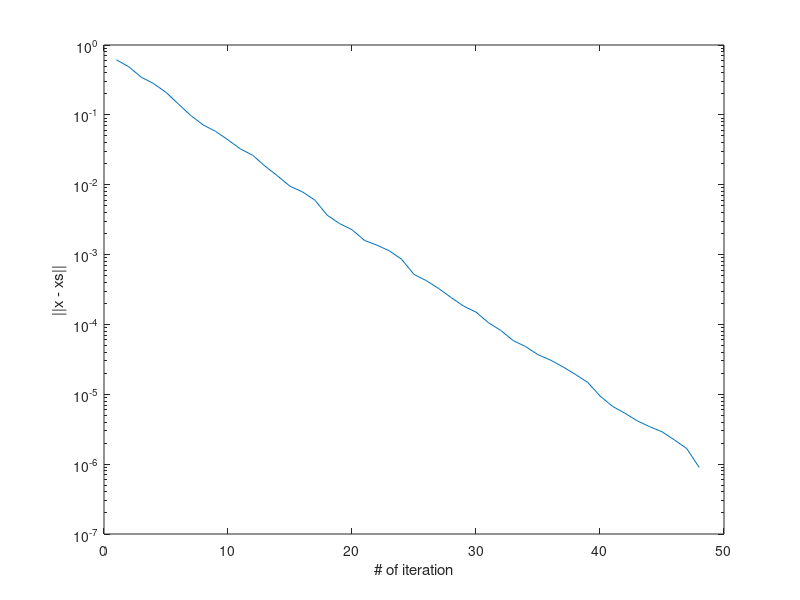

Here is the MATLAB script that generated this plot:
res = [ 
6.135552e-01 
4.877022e-01 
3.464975e-01 
2.805175e-01 
2.098517e-01 
1.430713e-01 
9.790339e-02 
7.167996e-02 
5.799108e-02 
4.384168e-02 
3.253416e-02 
2.632147e-02 
1.835447e-02 
1.336643e-02 
9.507526e-03 
7.907204e-03 
6.031871e-03 
3.663741e-03 
2.775902e-03 
2.271782e-03 
1.596608e-03 
1.366308e-03 
1.134017e-03 
8.565490e-04 
5.196677e-04 
4.227355e-04 
3.258436e-04 
2.423606e-04 
1.827468e-04 
1.502134e-04 
1.060911e-04 
8.195810e-05 
5.869822e-05 
4.820734e-05 
3.690885e-05 
3.090773e-05 
2.476016e-05 
1.933839e-05 
1.485478e-05 
9.467633e-06 
6.734315e-06 
5.365854e-06 
4.175656e-06 
3.440360e-06 
2.907160e-06 
2.222091e-06 
1.666376e-06 
8.966877e-07 
] 
semilogy(1:length(res),res); 
xlabel('# of iteration'); ylabel('||x - xs||');
